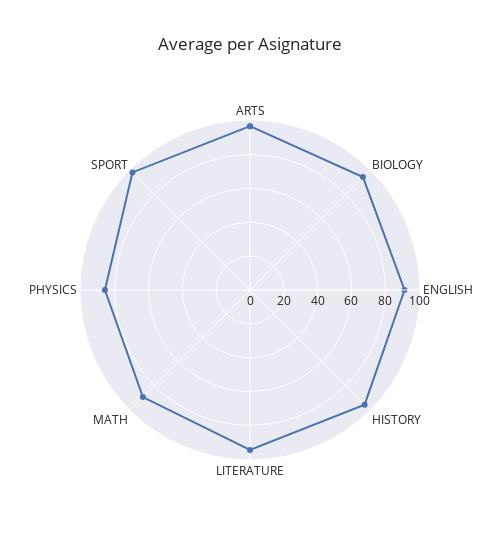

The notebook cell this image was saved under:
### Code cell
# Radar for final scores per asignature
fig = px.line_polar(scores.groupby('COURSE').mean().reset_index(), 
                    r='SCORE', theta='COURSE', line_close=True, 
                    markers=True, template="seaborn", width=500,
                    title='Average per Asignature')
fig.show()

### Figure 1 — Plotly figure (JSON) as saved in the notebook; plotly's stock layout.template omitted (floating-point values rounded to 4 significant figures)
{"data": [{"hovertemplate": "SCORE=%{r}<br>COURSE=%{theta}<extra></extra>", "legendgroup": "", "line": {"color": "rgb(76,114,176)", "dash": "solid"}, "marker": {"symbol": "circle"}, "mode": "lines+markers", "name": "", "r": [96.9, 94.45, 91.38, 95.86, 94.61, 89.57, 85.78, 98.31, 96.9], "showlegend": false, "subplot": "polar", "theta": ["ARTS", "BIOLOGY", "ENGLISH", "HISTORY", "LITERATURE", "MATH", "PHYSICS", "SPORT", "ARTS"], "type": "scatterpolar"}], "layout": {"legend": {"tracegroupgap": 0}, "polar": {"angularaxis": {"direction": "clockwise", "rotation": 90}, "domain": {"x": [0, 1], "y": [0, 1]}}, "title": {"text": "Average per Asignature"}, "width": 500}}
